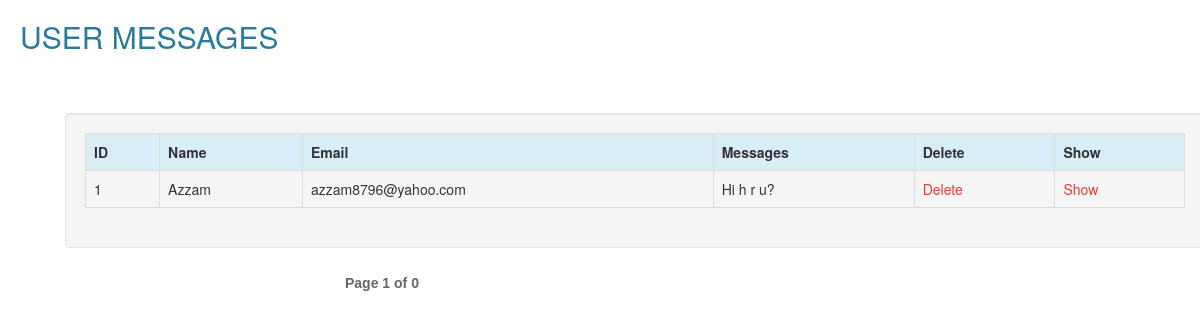
Page /user_msgs.php (signed in) on the committed database.
### tables this page shows
CREATE TABLE IF NOT EXISTS `user_msg` (
`id` int(60) NOT NULL,
  `name` varchar(60) NOT NULL,
  `email` varchar(60) NOT NULL,
  `msg` longtext NOT NULL,
  `antispam` int(60) NOT NULL
);

### user_msgs.php (the view, shortened to what this page needs)
<?php
function pagination($total_num_results,$posts_per_page,$cur_page) {
  $no = $total_num_results / $posts_per_page;
  $no = ceil($no);
  $pages_html="";
  $start_page=$cur_page-2;
  $end_page=$cur_page+2;
  $start_diff=$cur_page-1;
  $end_diff=$no-$cur_page;
  if($end_diff < 2) {
    $start_page=$cur_page+$end_diff;
    $start_page=$start_page-4;
  }
  while($start_page < 1) { $start_page=$start_page+1; }
  if($start_diff < 2) {
    $end_page=$cur_page-$start_diff;
    $end_page=$end_page+4;
  }
  while($end_page > $no) { $end_page=$end_page-1; }
  $pages_html .= "<div id='pagination' >";
  $pages_html .= "<label class='disptext' >Page ".$cur_page." of ".$no."</label>";
  for($i=$start_page; $i<=$end_page; $i++) { $pages_html .= "<a href='?page=".$i."' id='page".$i."' > ".$i." </a>"; }
  $pages_html .= "<script type='text/javascript'>var d = document.getElementById('page".$cur_page."');
  d.className += ' selectedpage';</script>";
  $pages_html .= "</div>";
  return $pages_html;
}
?>
<!DOCTYPE html>
<html>
<head>
<link href="css/bootstrap.min.css" rel="stylesheet">
<link href="admin.css" rel="stylesheet" type="text/css" />
</head>
<body>
<div class="heading2"><h2>USER MESSAGES</h2></div>
<div class="container">
		<div class="well">
		<div class="responsive-table">
	<table class="table table-bordered">
	  <tr class="info">
	    <th>ID</th>
	    <th>Name</th>
	    <th>Email</th>
		<th>Messages</th>
		<th>Delete</th>
		<th>Show</th>
	    </tr>
	<tr>
	  <?php
$query ="select * from user_msg";
$run = mysql_query($query);
while($row=mysql_fetch_array($run))
{
	$id = $row['id'];
	$name = $row[1];
	$email = $row[2];
	$msg = $row[3];
	?>
	    <td><?php echo $id; ?></td>
	    <td><?php echo $name; ?> </td>
	    <td><?php echo $email; ?></td>
		<td><?php echo $msg; ?></td>
		<td><a href='del_msg.php?del_msg=<?php echo $id; ?>'><font color="#E43C39">Delete</font></a></td>
	    <td><a href='show_msg.php?show_msg=<?php echo $id; ?>'><font color="#E43C39">Show</font></a></td>
		</tr>
	<?php }  ?>
</table>
</div>
</div>
</body>
</html>
<?php
       $query=mysql_query("select * from cs_morning");
       $total_num_results = mysql_num_rows($query);
  $posts_per_page="15";
  $cur_page="1";
  $html=pagination($total_num_results,$posts_per_page,$cur_page);
  echo $html;
?>

### admin.css (style rules this page uses)
.container { margin:50px; padding-top:10px; }
.heading2 { color:#2A7B9B; margin:20px; }
#pagination { width: 600px;margin: 0 auto; }
#pagination .disptext { margin: 5px 5px 0 10px; float: left; color: #666; font-family: Muli, 'Lucida Sans Unicode', 'Lucida Grande', Verdana, Tahoma, Arial, sans-serif; }

### rows in the picture
user_msg: id "1", name "Azzam", email "azzam8796@yahoo.com", msg "Hi h r u?"

### other values in the picture
$no "0"
